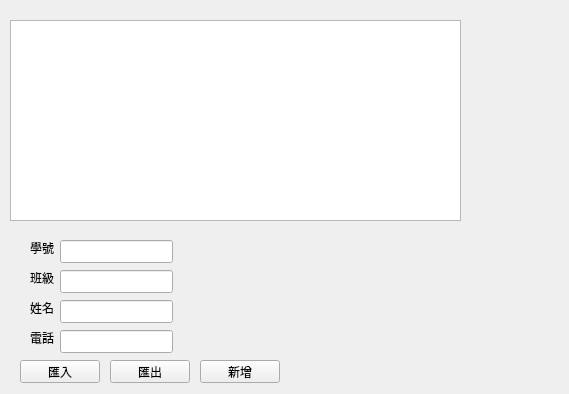
<?xml version="1.0" encoding="UTF-8"?>
<ui version="4.0">
 <class>MyWidget</class>
 <widget class="QWidget" name="MyWidget">
  <property name="geometry">
   <rect>
    <x>0</x>
    <y>0</y>
    <width>569</width>
    <height>394</height>
   </rect>
  </property>
  <property name="windowTitle">
   <string>MyWidget</string>
  </property>
  <widget class="QTableWidget" name="tableWidget">
   <property name="geometry">
    <rect>
     <x>10</x>
     <y>20</y>
     <width>451</width>
     <height>201</height>
    </rect>
   </property>
  </widget>
  <widget class="QLabel" name="label">
   <property name="geometry">
    <rect>
     <x>30</x>
     <y>240</y>
     <width>53</width>
     <height>15</height>
    </rect>
   </property>
   <property name="text">
    <string>學號</string>
   </property>
  </widget>
  <widget class="QLabel" name="label_2">
   <property name="geometry">
    <rect>
     <x>30</x>
     <y>270</y>
     <width>53</width>
     <height>15</height>
    </rect>
   </property>
   <property name="text">
    <string>班級</string>
   </property>
  </widget>
  <widget class="QLabel" name="label_3">
   <property name="geometry">
    <rect>
     <x>30</x>
     <y>300</y>
     <width>53</width>
     <height>15</height>
    </rect>
   </property>
   <property name="text">
    <string>姓名</string>
   </property>
  </widget>
  <widget class="QLabel" name="label_4">
   <property name="geometry">
    <rect>
     <x>30</x>
     <y>330</y>
     <width>53</width>
     <height>15</height>
    </rect>
   </property>
   <property name="text">
    <string>電話</string>
   </property>
  </widget>
  <widget class="QLineEdit" name="lineEdit">
   <property name="geometry">
    <rect>
     <x>60</x>
     <y>240</y>
     <width>113</width>
     <height>23</height>
    </rect>
   </property>
  </widget>
  <widget class="QLineEdit" name="lineEdit_2">
   <property name="geometry">
    <rect>
     <x>60</x>
     <y>270</y>
     <width>113</width>
     <height>23</height>
    </rect>
   </property>
  </widget>
  <widget class="QLineEdit" name="lineEdit_3">
   <property name="geometry">
    <rect>
     <x>60</x>
     <y>300</y>
     <width>113</width>
     <height>23</height>
    </rect>
   </property>
  </widget>
  <widget class="QLineEdit" name="lineEdit_4">
   <property name="geometry">
    <rect>
     <x>60</x>
     <y>330</y>
     <width>113</width>
     <height>23</height>
    </rect>
   </property>
  </widget>
  <widget class="QPushButton" name="pushButton">
   <property name="geometry">
    <rect>
     <x>20</x>
     <y>360</y>
     <width>80</width>
     <height>23</height>
    </rect>
   </property>
   <property name="text">
    <string>匯入</string>
   </property>
  </widget>
  <widget class="QPushButton" name="pushButton_2">
   <property name="geometry">
    <rect>
     <x>110</x>
     <y>360</y>
     <width>80</width>
     <height>23</height>
    </rect>
   </property>
   <property name="text">
    <string>匯出</string>
   </property>
  </widget>
  <widget class="QPushButton" name="pushButton_3">
   <property name="geometry">
    <rect>
     <x>200</x>
     <y>360</y>
     <width>80</width>
     <height>23</height>
    </rect>
   </property>
   <property name="text">
    <string>新增</string>
   </property>
  </widget>
 </widget>
 <resources/>
 <connections/>
</ui>
